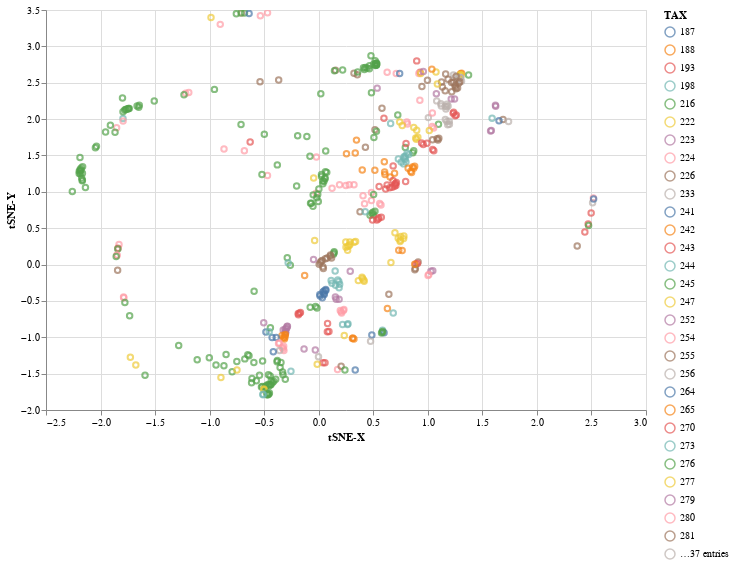

The code cell stored with this chart in its notebook:
### Code cell
# One of non-linear embedding in sklearn
from sklearn.manifold import TSNE
tsne = TSNE(n_components=2, random_state=0, perplexity=300, n_iter=1000)
_X = X_selected.dropna()
_X = tsne.fit_transform(_X)
print('KL divergence: {}'.format(tsne.kl_divergence_))

import altair as alt
_X = pd.DataFrame({'tSNE-X': _X[:, 0], 'tSNE-Y': _X[:, 1], target: y})
alt.Chart(_X).mark_point().encode(x='tSNE-X', y='tSNE-Y', color=f'{target}:N').properties(width=600, height=400).interactive()

### Figure 1 — Vega-Lite specification as saved in the notebook (floating-point values rounded to 4 significant figures; data arrays with more than 128 entries replaced by an {"elided": "..."} marker saying what was removed)
{"config": {"view": {"continuousWidth": 400, "continuousHeight": 300}}, "data": {"name": "data-e772fda1fbdd09733501fff75d5b5239"}, "mark": "point", "encoding": {"color": {"type": "nominal", "field": "TAX"}, "x": {"type": "quantitative", "field": "tSNE-X"}, "y": {"type": "quantitative", "field": "tSNE-Y"}}, "height": 400, "selection": {"selector002": {"type": "interval", "bind": "scales", "encodings": ["x", "y"]}}, "width": 600, "$schema": "https://vega.github.io/schema/vega-lite/v4.8.1.json", "datasets": {"data-e772fda1fbdd09733501fff75d5b5239": {"elided": "500 records"}}}
